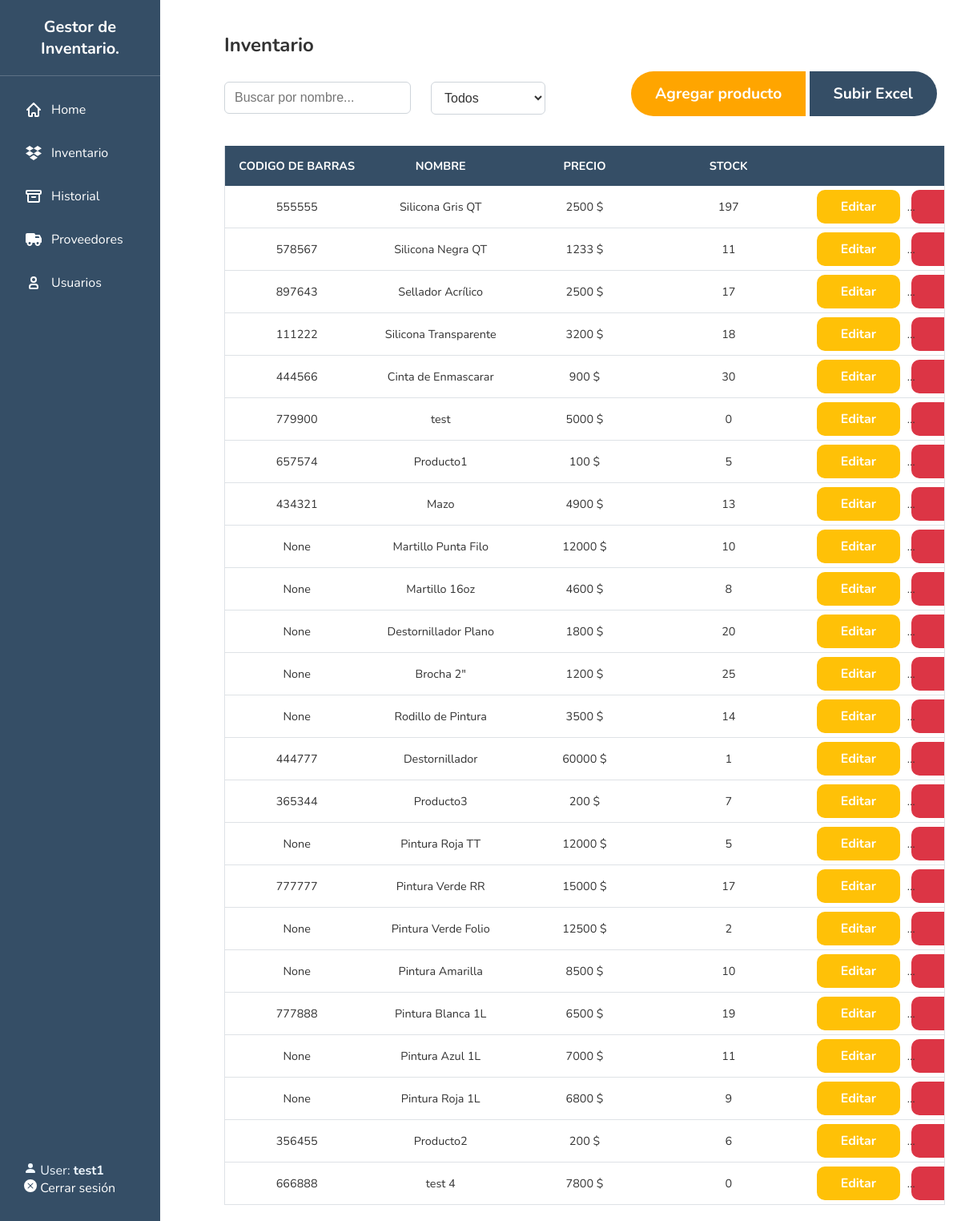
Screenshot of /inventario (signed in) with the database file from the repository.
### inventory/models.py (models this page shows, shortened)
class Producto(models.Model):
    name = models.CharField(max_length=200, default='Sin nombre')
    type = models.CharField(max_length=200, blank=False)
    price = models.IntegerField()
    stock = models.IntegerField(default=0)
    codigo_barras = models.CharField(max_length=50, null=True, blank=True)
    choices = (
        ('AVAILABLE', 'Item ready to be purchased'),
        ('SOLD', 'Item already purchased'),
        ('RESTOCKING', 'Item restocking in a few days')
    )
    status = models.CharField(max_length=10, choices=choices, default='SOLD')
    issues = models.CharField(max_length=50, default="No Issues")
    date_added = models.DateTimeField(default=now, editable=False)
    class Meta:
        abstract = True

class Sellantes(Producto):
    pass

class Herramientas(Producto):
    pass

class Pinturas(Producto):
    pass

### inventory/views.py (the view, shortened to what this page needs)
# urls.py: re_path(r'^inventario$', inventario, name='inventario'),
@login_required
def inventario(request):
    q = request.GET.get('q', '')
    tipo = request.GET.get('type', '')
    sellantes = Sellantes.objects.all()
    herramientas = Herramientas.objects.all()
    pinturas = Pinturas.objects.all()
    if q:
        sellantes = sellantes.filter(name__icontains=q)
        herramientas = herramientas.filter(name__icontains=q)
        pinturas = pinturas.filter(name__icontains=q)
    items = [
        {"item": sellante, "category": "Sellantes"} for sellante in sellantes
    ] + [
        {"item": herramienta, "category": "Herramientas"} for herramienta in herramientas
    ] + [
        {"item": pintura, "category": "Pinturas"} for pintura in pinturas
    ]
    context = {
        'items': items,
    }
    return render(request, 'inv/inventario.html', context)

### inventory/templates/inv/inventario.html (shortened to what this page needs)
{% extends 'inv/base.html' %}
{% block body %}
<h2>Inventario</h2>
<div class="container-set-inventory">
  <div class="add_buttons">
    <div class="inventory-left">
      <div class="button-group">
        <input type="text" id="searchInput" placeholder="Buscar por nombre..."
          class="form-control d-inline-block w-auto" />
      </div>
      <div class="button-group">
        <select id="filterType" class="form-select d-inline-block w-auto">
          <option value="">Todos</option>
        </select>
      </div>
    </div>
    <div class="inventory-right">
      <div class="button-group">
        <div class="button-group-fused">
          <a href="{% url 'agregar_producto' %}" class=" agregar-producto">Agregar producto</a>
          <a href="{% url 'upload_products_excel' %}" class=" agregar-excel">Subir Excel</a>
        </div>
      </div>
    </div>
  </div>
</div>
<div id="tablaProductos">
  {% include 'inv/tabla_productos.html' %}
</div>
{% endblock %}

### inventory/templates/inv/base.html (shortened to what this page needs)
<!DOCTYPE html>
<html>
  {% load static %}
  {% block styles %}
    <link rel="stylesheet" type="text/css" href="{% static '/css/bootstrap.min.css' %}">
    <link rel="stylesheet" type="text/css" href="{% static '/css/style.css' %}">
  {% endblock %}
<body>
  <div class="sidebar">
    <div class="sidebar-logo">
      Gestor de Inventario.
    </div>
    <div class="sidebar-logoless">
    <div class="sidebar-nav">
      <a href="{% url 'index' %}">
        Home
      </a>
      <a href="{% url 'inventario' %}">
        Inventario
      </a>
      <a href="{% url 'historial' %}">
        Historial
      </a>
      <a href="{% url 'suppliers_list' %}">
        Proveedores
      <a href="{% url 'users' %}">
        <svg class="w-6 h-6" aria-hidden="true" xmlns="http://www.w3.org/2000/svg" width="24" height="24" fill="none" viewBox="0 0 24 24">
          <path stroke="currentColor" stroke-width="2" d="M7 17v1a1 1 0 0 0 1 1h8a1 1 0 0 0 1-1v-1a3 3 0 0 0-3-3h-4a3 3 0 0 0-3 3Zm8-9a3 3 0 1 1-6 0 3 3 0 0 1 6 0Z"/>
        </svg>
        Usuarios
      </a>
      </div>
    </div>
<div class="sidebar-footer">
  {% if user.is_authenticated %}
    <span class="user-info">
      <svg xmlns="http://www.w3.org/2000/svg" width="16" height="16" fill="currentColor" class="bi bi-person-fill" viewBox="0 0 16 16">
        <path d="M3 14s-1 0-1-1 1-4 6-4 6 3 6 4-1 1-1 1zm5-6a3 3 0 1 0 0-6 3 3 0 0 0 0 6"/>
      </svg>
      User: <strong>{{ user.username }}</strong>
    </span>
    <br>
    <a href="{% url 'logout_custom' %}" class="logout-link" style="text-decoration: none; color: white;">
  Cerrar sesión
</a>
  {% endif %}
</div>
  </div>
  <div class="container" style="margin-left: 260px;">
    {% block body %}
    {% endblock %}
  </div>
</body>
</html>

### inventory/templates/inv/tabla_productos.html (shortened to what this page needs)
<div class="table-responsive">
  <table class="table table-hover fixed-table">
    <thead>
      <tr>
        <th>Codigo de Barras</th>
        <th>Nombre</th>
        <th>Precio</th>
        <th>Stock</th>
        <th></th>
      </tr>
    </thead>
    <tbody>
      {% for entry in items %}
      <tr>
        <td>{{ entry.item.codigo_barras }}</td>
        <td>{{ entry.item.name }}</td>
        <td>{{ entry.item.price }} $</td>
        <td>{{ entry.item.stock }}</td>
        <td>
          {% if entry.category == "Sellantes" %}
          <a href="{% url 'edit_sellante' entry.item.pk %}" class="btn btn-warning btn-sm" role="button"
            aria-pressed="true">Editar</a>
          <a href="{% url 'delete_sellante' entry.item.pk %}" class="btn btn-danger btn-sm delete-product-btn"
            role="button" aria-pressed="true">x</a>
          {% elif entry.category == "Herramientas" %}
          <a href="{% url 'edit_herramienta' entry.item.pk %}" class="btn btn-warning btn-sm" role="button"
            aria-pressed="true">Editar</a>
          <a href="{% url 'delete_herramienta' entry.item.pk %}" class="btn btn-danger btn-sm delete-product-btn"
            role="button" aria-pressed="true">x</a>
          {% elif entry.category == "Pinturas" %}
          <a href="{% url 'edit_pintura' entry.item.pk %}" class="btn btn-warning btn-sm" role="button"
            aria-pressed="true">Editar</a>
          <a href="{% url 'delete_pintura' entry.item.pk %}" class="btn btn-danger btn-sm delete-product-btn"
            role="button" aria-pressed="true">x</a>
          {% endif %}
        </td>
      </tr>
      {% empty %}
      <tr>
        <td colspan="5">No hay productos que mostrar</td>
      </tr>
      {% endfor %}
    </tbody>
  </table>
</div>

### inventory/static/css/style.css (style rules this page uses)
.button-group { display: inline-block; margin-right: 10px; vertical-align: middle; }
.form-select { padding: 6px 12px; border: 1px solid #ced4da; border-radius: 4px; background: #fff; font-size: 1rem; color: #333; min-width: 140px; outline: none; transition: border-color 0.2s; }
.d-inline-block { display: inline-block; }
.w-auto { width: auto; }
.form-control { border-radius: 6px; border: 1px solid #ced4da; padding: 10px 12px; font-size: 1rem; margin-top: 10px; transition: border-color 0.2s; }
.add_buttons { display: flex; align-items: center; gap: 15px; margin-bottom: 20px; flex-wrap: wrap; max-width: 1500px; max-height: 70px; }
.add_buttons .button-group { min-width: 150px; }
.add_buttons select#filterType { border-radius: 6px; border: 1px solid #ced4da; padding: 10px 12px; font-size: 1rem; margin-top: 10px; transition: border-color 0.2s; }
.agregar-producto { border-top-left-radius: 50px; border-bottom-left-radius: 50px; text-decoration: none; font-size: 1.2rem; padding: 15px 30px; margin: 10px 1px; font-weight: bold; transition: transform 0.2s, background-color 0.3s; background-color: orange; color: white; }
.agregar-excel { border-top-right-radius: 50px; border-bottom-right-radius: 50px; text-decoration: none; font-size: 1.2rem; padding: 15px 30px; margin: 1px 1px; font-weight: bold; transition: transform 0.2s, background-color 0.3s; background-color: #354e66; color: white; }
.add_buttons { display: flex; justify-content: space-between; align-items: center; flex-wrap: wrap; }
.inventory-left { display: flex; align-items: center; gap: 15px; }
.button-group-fused a { border-radius: 0; margin-right: -1px; }
.button-group-fused a:first-child { border-top-left-radius: 50px; border-bottom-left-radius: 50px; }
.button-group-fused a:last-child { border-top-right-radius: 50px; border-bottom-right-radius: 50px; margin-right: 0; }

### inventory/templates/inv/base.html (style rules this page uses)
.sidebar-footer { position: absolute; bottom: 0; width: 100%; padding: 15%; color: aliceblue; }

### rows the page displays
Sellantes: item.codigo_barras "555555", item.name "Silicona Gris QT", item.price "2500", item.stock "197", shows "Editar"
Sellantes: item.codigo_barras "578567", item.name "Silicona Negra QT", item.price "1233", item.stock "11", shows "Editar"
Sellantes: item.codigo_barras "897643", item.name "Sellador Acrílico", item.price "2500", item.stock "17", shows "Editar"
Sellantes: item.codigo_barras "111222", item.name "Silicona Transparente", item.price "3200", item.stock "18", shows "Editar"
Sellantes: item.codigo_barras "444566", item.name "Cinta de Enmascarar", item.price "900", item.stock "30", shows "Editar"
Sellantes: item.codigo_barras "779900", item.name "test", item.price "5000", item.stock "0", shows "Editar"
Sellantes: item.codigo_barras "657574", item.name "Producto1", item.price "100", item.stock "5", shows "Editar"
Herramientas: item.codigo_barras "434321", item.name "Mazo", item.price "4900", item.stock "13", shows "Editar"
Herramientas: item.codigo_barras "None", item.name "Martillo Punta Filo", item.price "12000", item.stock "10", shows "Editar"
Herramientas: item.codigo_barras "None", item.name "Martillo 16oz", item.price "4600", item.stock "8", shows "Editar"
Herramientas: item.codigo_barras "None", item.name "Destornillador Plano", item.price "1800", item.stock "20", shows "Editar"
Herramientas: item.codigo_barras "None", item.name "Brocha 2\"", item.price "1200", item.stock "25", shows "Editar"
Herramientas: item.codigo_barras "None", item.name "Rodillo de Pintura", item.price "3500", item.stock "14", shows "Editar"
Herramientas: item.codigo_barras "444777", item.name "Destornillador", item.price "60000", item.stock "1", shows "Editar"
Herramientas: item.codigo_barras "365344", item.name "Producto3", item.price "200", item.stock "7", shows "Editar"
Pinturas: item.codigo_barras "None", item.name "Pintura Roja TT", item.price "12000", item.stock "5", shows "Editar"
Pinturas: item.codigo_barras "777777", item.name "Pintura Verde RR", item.price "15000", item.stock "17", shows "Editar"
Pinturas: item.codigo_barras "None", item.name "Pintura Verde Folio", item.price "12500", item.stock "2", shows "Editar"
Pinturas: item.codigo_barras "None", item.name "Pintura Amarilla", item.price "8500", item.stock "10", shows "Editar"
Pinturas: item.codigo_barras "777888", item.name "Pintura Blanca 1L", item.price "6500", item.stock "19", shows "Editar"
Pinturas: item.codigo_barras "None", item.name "Pintura Azul 1L", item.price "7000", item.stock "11", shows "Editar"
Pinturas: item.codigo_barras "None", item.name "Pintura Roja 1L", item.price "6800", item.stock "9", shows "Editar"
Pinturas: item.codigo_barras "356455", item.name "Producto2", item.price "200", item.stock "6", shows "Editar"
Pinturas: item.codigo_barras "666888", item.name "test 4", item.price "7800", item.stock "0", shows "Editar"

### other values shown
{{ user.username }} "test1"
